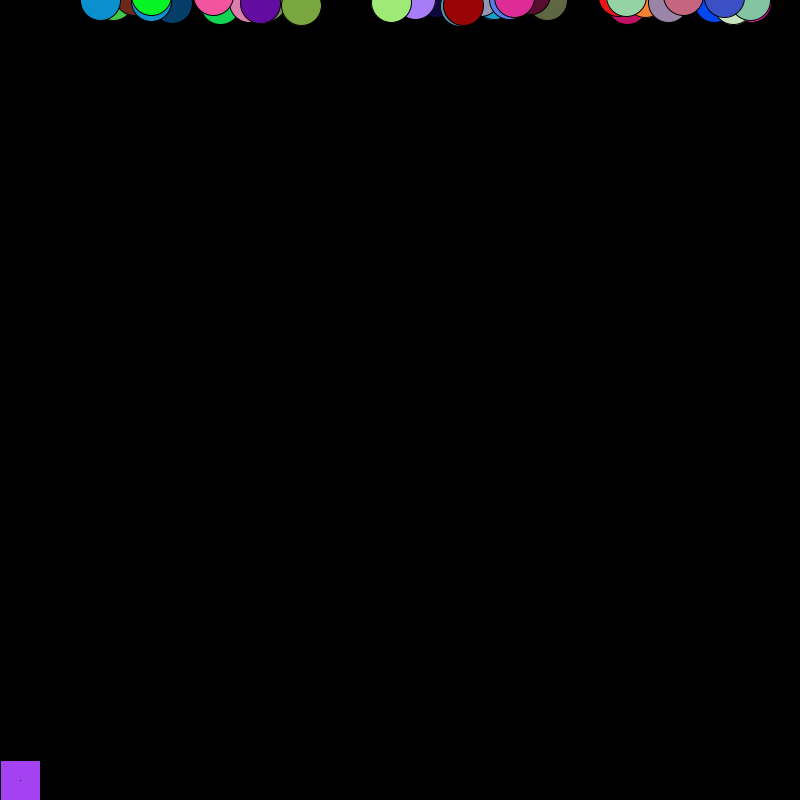
Frame 1 (no input)
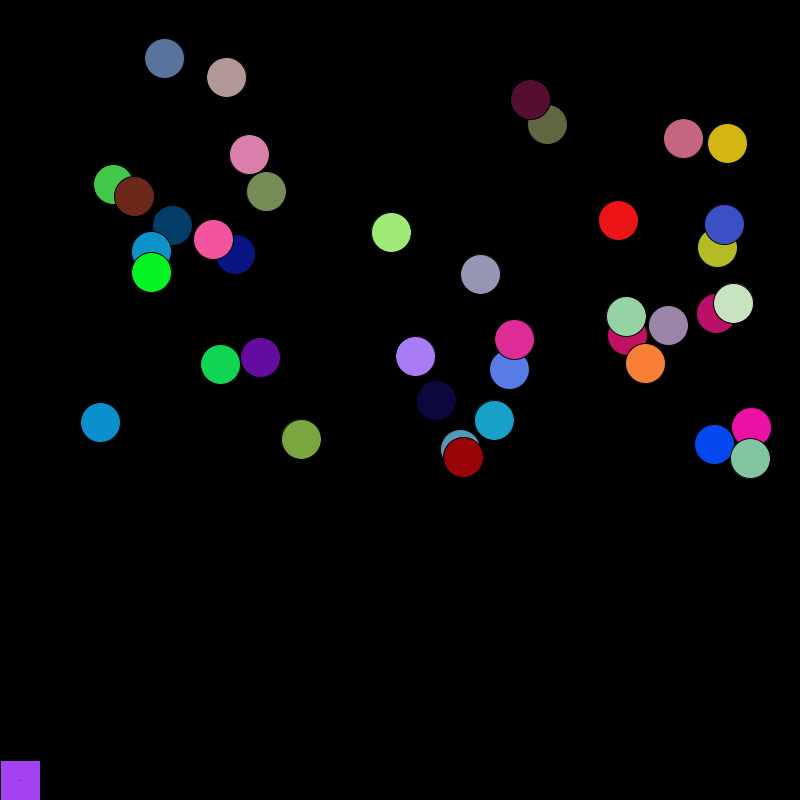
Frame 60 (the mouse pressed at the canvas centre just before this capture)
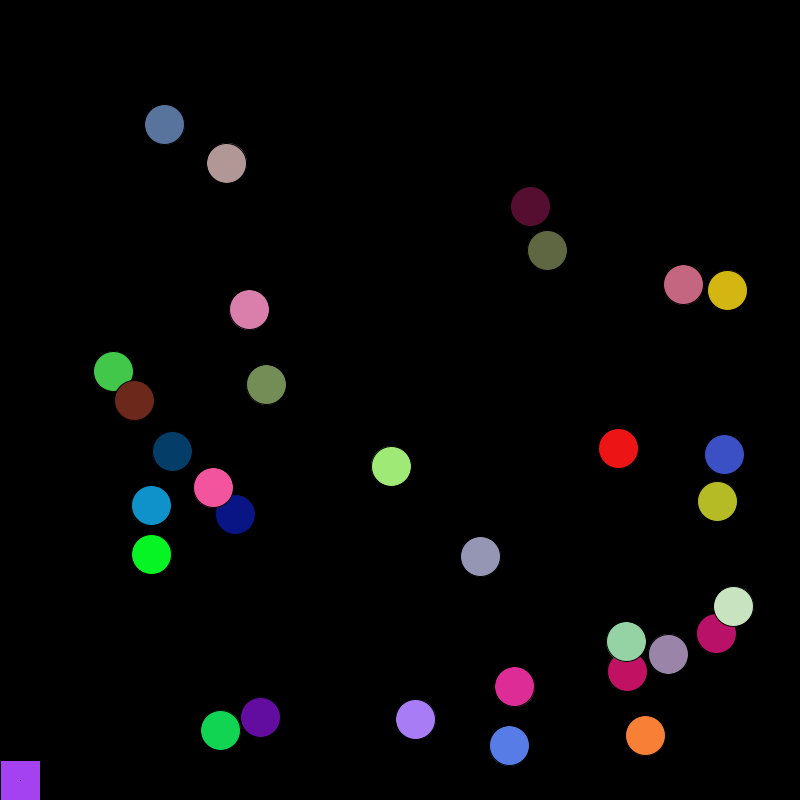
Frame 120 (the mouse held since frame 60 and released just before this capture)

The Processing sketch that drew these frames (run headless with seeded random() and noise(); from frame 60 on, the mouse is pressed at the canvas centre):

// Processing sketch: midterm_copy
// ── midterm_copy.pde
        // Dylan Nanjad
      
          float r = random(0, 255);
          float g = random(0, 255);
          float b = random(0, 255);
          float xmove = 4;
          float ymove = 4;
          float xsquare = 0;
          float ysquare = 760;
          float pointx = xsquare + 20;
          float pointy = ysquare + 20;
        //rain drop array
        Drop[] drops = new Drop[40];
        
        
        void setup() {
          size(800, 800);
          background(0);
          noFill();
          for (int i = 0; i < drops.length; i++) {
          drops[i] = new Drop();  
          }
        }
        
        void draw() {
          background(0);
          fill(r, g, b);
          rect(xsquare, ysquare, 40, 40);
          point(pointx, pointy);
          
          if (keyPressed == true) {
            if (ysquare > 0 && keyCode == UP) {
              ysquare = ysquare - ymove;
              pointy = pointy - ymove;
            } else if (ysquare < height - 40 && keyCode == DOWN) {
            ysquare = ysquare + ymove;
            pointy = pointy + ymove;
          } else if (xsquare > 0 && keyCode == LEFT) {
            xsquare = xsquare - xmove;
            pointx = pointx - xmove;
          } else if (xsquare < width-40 && keyCode == RIGHT) {
              xsquare = xsquare + xmove;
              pointx = pointx + xmove;
            }
          }
          
          //rain drops
          for (int i = 0; i < drops.length; i++) {
            drops[i].show();
            drops[i].fall();
          }
        }
         

// ── dodge_balls.pde
  class Drop {
    float x = random(100, width);
    float y = random(-10, 0);
    float yspeed = random(1, 8);
    float r = random(0, 255);
    float g = random(0, 255);
    float b = random(0, 255);
   // float len = random(10, 20);
  
    void fall() {
      y = y + yspeed;
      
     //resets rain when it gets to the bottom
      if (y > 800) {
        y = random(-200, -100);
        yspeed = random(1, 8);
      }
  }
  
  void show() {
    fill(r, g, b);
    ellipse(x, y + yspeed, 40, 40);
  }
  
  }
